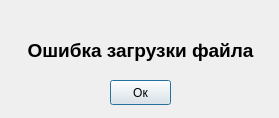
<?xml version="1.0" encoding="UTF-8"?>
<ui version="4.0">
 <class>Dialog</class>
 <widget class="QDialog" name="Dialog">
  <property name="geometry">
   <rect>
    <x>0</x>
    <y>0</y>
    <width>279</width>
    <height>118</height>
   </rect>
  </property>
  <property name="windowTitle">
   <string>Ошибка загрузки</string>
  </property>
  <widget class="QPushButton" name="pushButton">
   <property name="geometry">
    <rect>
     <x>110</x>
     <y>80</y>
     <width>61</width>
     <height>25</height>
    </rect>
   </property>
   <property name="text">
    <string>Ок</string>
   </property>
  </widget>
  <widget class="QLabel" name="label">
   <property name="geometry">
    <rect>
     <x>10</x>
     <y>20</y>
     <width>261</width>
     <height>61</height>
    </rect>
   </property>
   <property name="text">
    <string>&lt;html&gt;&lt;head/&gt;&lt;body&gt;&lt;p align=&quot;center&quot;&gt;&lt;span style=&quot; font-size:14pt; font-weight:600;&quot;&gt;Ошибка загрузки файла&lt;/span&gt;&lt;/p&gt;&lt;/body&gt;&lt;/html&gt;</string>
   </property>
  </widget>
 </widget>
 <resources/>
 <connections/>
</ui>
